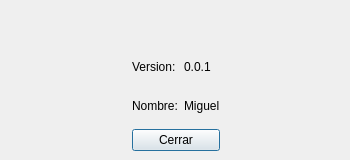
<?xml version="1.0" encoding="UTF-8"?>
<ui version="4.0">
 <class>Dialog</class>
 <widget class="QDialog" name="Dialog">
  <property name="windowModality">
   <enum>Qt::ApplicationModal</enum>
  </property>
  <property name="geometry">
   <rect>
    <x>0</x>
    <y>0</y>
    <width>350</width>
    <height>160</height>
   </rect>
  </property>
  <property name="sizePolicy">
   <sizepolicy hsizetype="Fixed" vsizetype="Fixed">
    <horstretch>0</horstretch>
    <verstretch>0</verstretch>
   </sizepolicy>
  </property>
  <property name="minimumSize">
   <size>
    <width>350</width>
    <height>160</height>
   </size>
  </property>
  <property name="maximumSize">
   <size>
    <width>350</width>
    <height>160</height>
   </size>
  </property>
  <property name="windowTitle">
   <string>Dialog</string>
  </property>
  <widget class="QWidget" name="gridLayoutWidget">
   <property name="geometry">
    <rect>
     <x>10</x>
     <y>10</y>
     <width>331</width>
     <height>141</height>
    </rect>
   </property>
   <layout class="QGridLayout" name="gridLayout">
    <item row="2" column="1">
     <widget class="QLabel" name="lblAboutNombre">
      <property name="text">
       <string>Nombre:</string>
      </property>
     </widget>
    </item>
    <item row="1" column="2">
     <widget class="QLabel" name="AboutVersion">
      <property name="text">
       <string>0.0.1</string>
      </property>
     </widget>
    </item>
    <item row="2" column="2">
     <widget class="QLabel" name="AboutNombre">
      <property name="text">
       <string>Miguel</string>
      </property>
     </widget>
    </item>
    <item row="0" column="0" colspan="4">
     <widget class="QLabel" name="lblLogo">
      <property name="text">
       <string/>
      </property>
      <property name="pixmap">
       <pixmap resource="img/logo.qrc">:/logo/logo.png</pixmap>
      </property>
      <property name="alignment">
       <set>Qt::AlignCenter</set>
      </property>
     </widget>
    </item>
    <item row="1" column="3">
     <spacer name="horizontalSpacer">
      <property name="orientation">
       <enum>Qt::Horizontal</enum>
      </property>
      <property name="sizeHint" stdset="0">
       <size>
        <width>40</width>
        <height>20</height>
       </size>
      </property>
     </spacer>
    </item>
    <item row="1" column="1">
     <widget class="QLabel" name="lblAboutVersion">
      <property name="text">
       <string>Version:</string>
      </property>
     </widget>
    </item>
    <item row="2" column="0">
     <spacer name="horizontalSpacer_4">
      <property name="orientation">
       <enum>Qt::Horizontal</enum>
      </property>
      <property name="sizeHint" stdset="0">
       <size>
        <width>40</width>
        <height>20</height>
       </size>
      </property>
     </spacer>
    </item>
    <item row="2" column="3">
     <spacer name="horizontalSpacer_2">
      <property name="orientation">
       <enum>Qt::Horizontal</enum>
      </property>
      <property name="sizeHint" stdset="0">
       <size>
        <width>40</width>
        <height>20</height>
       </size>
      </property>
     </spacer>
    </item>
    <item row="1" column="0">
     <spacer name="horizontalSpacer_3">
      <property name="orientation">
       <enum>Qt::Horizontal</enum>
      </property>
      <property name="sizeHint" stdset="0">
       <size>
        <width>40</width>
        <height>20</height>
       </size>
      </property>
     </spacer>
    </item>
    <item row="3" column="1" colspan="2">
     <widget class="QPushButton" name="btnAboutCerrar">
      <property name="text">
       <string>Cerrar</string>
      </property>
     </widget>
    </item>
   </layout>
  </widget>
 </widget>
 <resources>
  <include location="img/logo.qrc"/>
 </resources>
 <connections/>
</ui>
